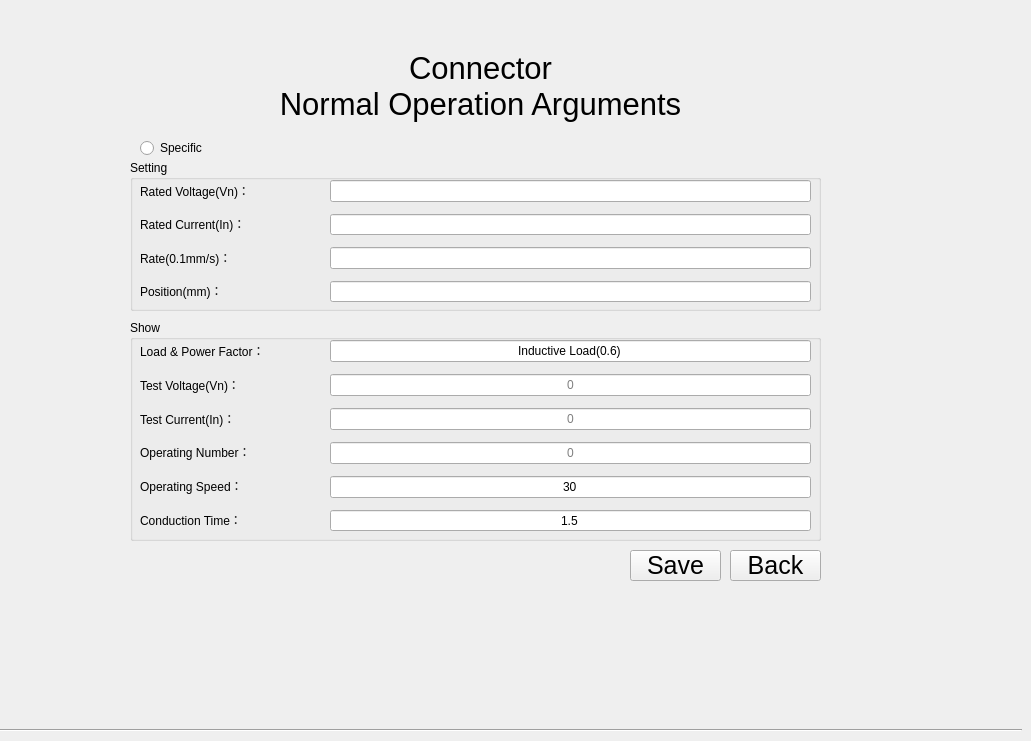
   <widget class="QWidget" name="page_21_2">
    <widget class="Line" name="line_8">
     <property name="geometry">
      <rect>
       <x>0</x>
       <y>729</y>
       <width>1022</width>
       <height>3</height>
      </rect>
     </property>
     <property name="orientation">
      <enum>Qt::Horizontal</enum>
     </property>
    </widget>
    <widget class="QToolButton" name="toolButton_close_25">
     <property name="geometry">
      <rect>
       <x>730</x>
       <y>550</y>
       <width>91</width>
       <height>31</height>
      </rect>
     </property>
     <property name="font">
      <font>
       <pointsize>19</pointsize>
      </font>
     </property>
     <property name="styleSheet">
      <string notr="true"/>
     </property>
     <property name="text">
      <string>Back</string>
     </property>
     <property name="autoRaise">
      <bool>false</bool>
     </property>
    </widget>
    <widget class="QToolButton" name="toolButton_save21_2">
     <property name="geometry">
      <rect>
       <x>630</x>
       <y>550</y>
       <width>91</width>
       <height>31</height>
      </rect>
     </property>
     <property name="font">
      <font>
       <pointsize>19</pointsize>
      </font>
     </property>
     <property name="text">
      <string>Save</string>
     </property>
    </widget>
    <widget class="QLabel" name="label_10">
     <property name="geometry">
      <rect>
       <x>40</x>
       <y>40</y>
       <width>881</width>
       <height>91</height>
      </rect>
     </property>
     <property name="font">
      <font>
       <pointsize>23</pointsize>
      </font>
     </property>
     <property name="styleSheet">
      <string notr="true"/>
     </property>
     <property name="text">
      <string>Connector
Normal Operation Arguments</string>
     </property>
     <property name="alignment">
      <set>Qt::AlignCenter</set>
     </property>
    </widget>
    <widget class="QGroupBox" name="groupBox_31">
     <property name="geometry">
      <rect>
       <x>130</x>
       <y>160</y>
       <width>691</width>
       <height>151</height>
      </rect>
     </property>
     <property name="font">
      <font>
       <weight>50</weight>
       <bold>false</bold>
      </font>
     </property>
     <property name="styleSheet">
      <string notr="true"/>
     </property>
     <property name="title">
      <string>Setting</string>
     </property>
     <widget class="QWidget" name="gridLayoutWidget_20">
      <property name="geometry">
       <rect>
        <x>200</x>
        <y>20</y>
        <width>481</width>
        <height>122</height>
       </rect>
      </property>
      <layout class="QGridLayout" name="gridLayout_6">
       <property name="topMargin">
        <number>0</number>
       </property>
       <property name="verticalSpacing">
        <number>12</number>
       </property>
       <item row="0" column="0">
        <widget class="QLineEdit" name="lineEdit_normalVn_2">
         <property name="alignment">
          <set>Qt::AlignLeading|Qt::AlignLeft|Qt::AlignVCenter</set>
         </property>
        </widget>
       </item>
       <item row="1" column="0">
        <widget class="QLineEdit" name="lineEdit_normalIn_2">
         <property name="maxLength">
          <number>3</number>
         </property>
         <property name="alignment">
          <set>Qt::AlignLeading|Qt::AlignLeft|Qt::AlignVCenter</set>
         </property>
        </widget>
       </item>
       <item row="2" column="0">
        <widget class="QLineEdit" name="lineEdit_normal_rate_t_2">
         <property name="toolTip">
          <string>mm/s</string>
         </property>
         <property name="styleSheet">
          <string notr="true"/>
         </property>
         <property name="text">
          <string/>
         </property>
         <property name="maxLength">
          <number>3</number>
         </property>
         <property name="alignment">
          <set>Qt::AlignLeading|Qt::AlignLeft|Qt::AlignVCenter</set>
         </property>
        </widget>
       </item>
       <item row="3" column="0">
        <widget class="QLineEdit" name="lineEdit_normal_position_t_2">
         <property name="toolTip">
          <string>mm</string>
         </property>
         <property name="text">
          <string/>
         </property>
         <property name="maxLength">
          <number>3</number>
         </property>
         <property name="alignment">
          <set>Qt::AlignLeading|Qt::AlignLeft|Qt::AlignVCenter</set>
         </property>
        </widget>
       </item>
      </layout>
     </widget>
     <widget class="QWidget" name="gridLayoutWidget_21">
      <property name="geometry">
       <rect>
        <x>10</x>
        <y>20</y>
        <width>171</width>
        <height>121</height>
       </rect>
      </property>
      <layout class="QGridLayout" name="gridLayout_22">
       <property name="topMargin">
        <number>0</number>
       </property>
       <property name="verticalSpacing">
        <number>12</number>
       </property>
       <item row="0" column="0">
        <widget class="QLabel" name="label_normalVn_2">
         <property name="styleSheet">
          <string notr="true"/>
         </property>
         <property name="text">
          <string>Rated Voltage(Vn)：</string>
         </property>
         <property name="alignment">
          <set>Qt::AlignLeading|Qt::AlignLeft|Qt::AlignVCenter</set>
         </property>
        </widget>
       </item>
       <item row="1" column="0">
        <widget class="QLabel" name="label_normalIn_2">
         <property name="styleSheet">
          <string notr="true"/>
         </property>
         <property name="text">
          <string>Rated Current(In)：</string>
         </property>
         <property name="alignment">
          <set>Qt::AlignLeading|Qt::AlignLeft|Qt::AlignVCenter</set>
         </property>
        </widget>
       </item>
       <item row="2" column="0">
        <widget class="QLabel" name="label_normal_rate_t_2">
         <property name="styleSheet">
          <string notr="true"/>
         </property>
         <property name="text">
          <string>Rate(0.1mm/s)：</string>
         </property>
         <property name="alignment">
          <set>Qt::AlignLeading|Qt::AlignLeft|Qt::AlignVCenter</set>
         </property>
        </widget>
       </item>
       <item row="3" column="0">
        <widget class="QLabel" name="label_normal_position_t_2">
         <property name="styleSheet">
          <string notr="true"/>
         </property>
         <property name="text">
          <string>Position(mm)：</string>
         </property>
         <property name="alignment">
          <set>Qt::AlignLeading|Qt::AlignLeft|Qt::AlignVCenter</set>
         </property>
        </widget>
       </item>
      </layout>
     </widget>
    </widget>
    <widget class="QGroupBox" name="groupBox_32">
     <property name="geometry">
      <rect>
       <x>130</x>
       <y>320</y>
       <width>691</width>
       <height>221</height>
      </rect>
     </property>
     <property name="font">
      <font>
       <weight>50</weight>
       <bold>false</bold>
      </font>
     </property>
     <property name="styleSheet">
      <string notr="true"/>
     </property>
     <property name="title">
      <string>Show</string>
     </property>
     <widget class="QWidget" name="gridLayoutWidget_22">
      <property name="geometry">
       <rect>
        <x>200</x>
        <y>20</y>
        <width>481</width>
        <height>191</height>
       </rect>
      </property>
      <layout class="QGridLayout" name="gridLayout_29">
       <property name="topMargin">
        <number>0</number>
       </property>
       <property name="verticalSpacing">
        <number>12</number>
       </property>
       <item row="1" column="0">
        <widget class="QLineEdit" name="lineEdit_normalVn_t_2">
         <property name="focusPolicy">
          <enum>Qt::ClickFocus</enum>
         </property>
         <property name="alignment">
          <set>Qt::AlignCenter</set>
         </property>
         <property name="readOnly">
          <bool>true</bool>
         </property>
         <property name="placeholderText">
          <string>0</string>
         </property>
        </widget>
       </item>
       <item row="0" column="0">
        <widget class="QLineEdit" name="lineEdit_normalRn_2">
         <property name="focusPolicy">
          <enum>Qt::NoFocus</enum>
         </property>
         <property name="text">
          <string>Inductive Load(0.6)</string>
         </property>
         <property name="alignment">
          <set>Qt::AlignCenter</set>
         </property>
         <property name="readOnly">
          <bool>true</bool>
         </property>
        </widget>
       </item>
       <item row="3" column="0">
        <widget class="QLineEdit" name="lineEdit_normal_handleNum_2">
         <property name="focusPolicy">
          <enum>Qt::ClickFocus</enum>
         </property>
         <property name="text">
          <string/>
         </property>
         <property name="alignment">
          <set>Qt::AlignCenter</set>
         </property>
         <property name="readOnly">
          <bool>true</bool>
         </property>
         <property name="placeholderText">
          <string>0</string>
         </property>
        </widget>
       </item>
       <item row="2" column="0">
        <widget class="QLineEdit" name="lineEdit_normalIn_t_2">
         <property name="focusPolicy">
          <enum>Qt::ClickFocus</enum>
         </property>
         <property name="alignment">
          <set>Qt::AlignCenter</set>
         </property>
         <property name="readOnly">
          <bool>true</bool>
         </property>
         <property name="placeholderText">
          <string>0</string>
         </property>
        </widget>
       </item>
       <item row="4" column="0">
        <widget class="QLineEdit" name="lineEdit_normal_handleRate_2">
         <property name="focusPolicy">
          <enum>Qt::NoFocus</enum>
         </property>
         <property name="toolTip">
          <string>/min</string>
         </property>
         <property name="text">
          <string>30</string>
         </property>
         <property name="alignment">
          <set>Qt::AlignCenter</set>
         </property>
         <property name="readOnly">
          <bool>true</bool>
         </property>
        </widget>
       </item>
       <item row="5" column="0">
        <widget class="QLineEdit" name="lineEdit_normal_tongTime_2">
         <property name="focusPolicy">
          <enum>Qt::NoFocus</enum>
         </property>
         <property name="toolTip">
          <string>s</string>
         </property>
         <property name="text">
          <string>1.5</string>
         </property>
         <property name="alignment">
          <set>Qt::AlignCenter</set>
         </property>
         <property name="readOnly">
          <bool>true</bool>
         </property>
        </widget>
       </item>
      </layout>
     </widget>
     <widget class="QWidget" name="gridLayoutWidget_23">
      <property name="geometry">
       <rect>
        <x>10</x>
        <y>20</y>
        <width>171</width>
        <height>191</height>
       </rect>
      </property>
      <layout class="QGridLayout" name="gridLayout_23">
       <property name="topMargin">
        <number>0</number>
       </property>
       <property name="verticalSpacing">
        <number>12</number>
       </property>
       <item row="2" column="0">
        <widget class="QLabel" name="label_normalIn_t_2">
         <property name="styleSheet">
          <string notr="true"/>
         </property>
         <property name="text">
          <string>Test Current(In)：</string>
         </property>
         <property name="alignment">
          <set>Qt::AlignLeading|Qt::AlignLeft|Qt::AlignVCenter</set>
         </property>
        </widget>
       </item>
       <item row="3" column="0">
        <widget class="QLabel" name="label_normal_handleNum_2">
         <property name="styleSheet">
          <string notr="true"/>
         </property>
         <property name="text">
          <string>Operating Number：</string>
         </property>
         <property name="alignment">
          <set>Qt::AlignLeading|Qt::AlignLeft|Qt::AlignVCenter</set>
         </property>
        </widget>
       </item>
       <item row="4" column="0">
        <widget class="QLabel" name="label_normal_handleRate_2">
         <property name="styleSheet">
          <string notr="true"/>
         </property>
         <property name="text">
          <string>Operating Speed：</string>
         </property>
         <property name="alignment">
          <set>Qt::AlignLeading|Qt::AlignLeft|Qt::AlignVCenter</set>
         </property>
        </widget>
       </item>
       <item row="1" column="0">
        <widget class="QLabel" name="label_normalVn_t_2">
         <property name="styleSheet">
          <string notr="true"/>
         </property>
         <property name="text">
          <string>Test Voltage(Vn)：</string>
         </property>
         <property name="alignment">
          <set>Qt::AlignLeading|Qt::AlignLeft|Qt::AlignVCenter</set>
         </property>
        </widget>
       </item>
       <item row="0" column="0">
        <widget class="QLabel" name="label_normalRn_2">
         <property name="styleSheet">
          <string notr="true"/>
         </property>
         <property name="text">
          <string>Load &amp; Power Factor：</string>
         </property>
         <property name="alignment">
          <set>Qt::AlignLeading|Qt::AlignLeft|Qt::AlignVCenter</set>
         </property>
        </widget>
       </item>
       <item row="5" column="0">
        <widget class="QLabel" name="label_normal_tongTime_2">
         <property name="styleSheet">
          <string notr="true"/>
         </property>
         <property name="text">
          <string>Conduction Time：</string>
         </property>
         <property name="alignment">
          <set>Qt::AlignLeading|Qt::AlignLeft|Qt::AlignVCenter</set>
         </property>
        </widget>
       </item>
      </layout>
     </widget>
    </widget>
    <widget class="QRadioButton" name="radioButton_normal_2">
     <property name="geometry">
      <rect>
       <x>140</x>
       <y>140</y>
       <width>81</width>
       <height>16</height>
      </rect>
     </property>
     <property name="focusPolicy">
      <enum>Qt::StrongFocus</enum>
     </property>
     <property name="styleSheet">
      <string notr="true"/>
     </property>
     <property name="text">
      <string>Specific</string>
     </property>
    </widget>
   </widget>
